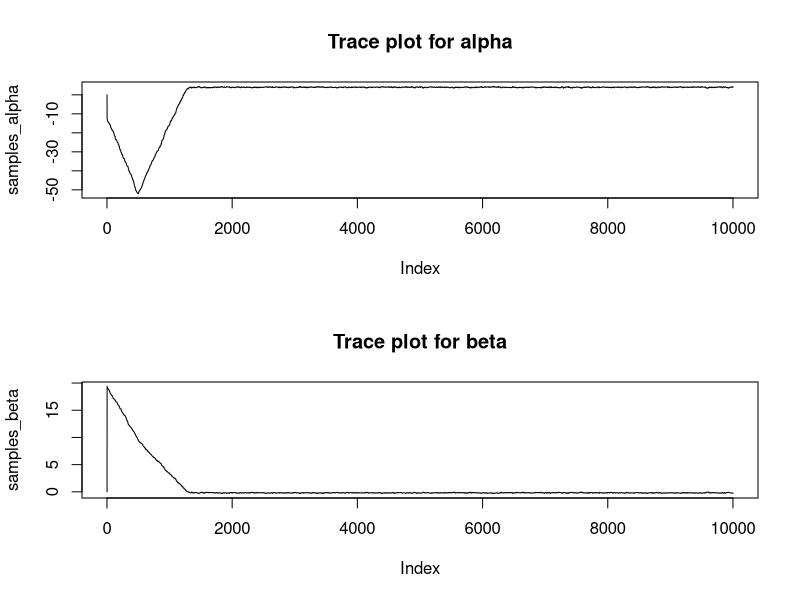

This chart was generated by the following R code:
# week 8

# Define the data
Y <- c(64, 13, 33, 18, 30, 20)
t <- 1:length(Y)

# Initial values for alpha and beta
alpha <- rnorm(1, 0, 10)
beta <- rnorm(1, 0, 10)

# Parameters for the proposal distributions
sigma_alpha <- 0.2
sigma_beta <- 0.05

# Number of iterations
iterations <- 10000

# Storage for the samples
samples_alpha <- numeric(iterations)
samples_beta <- numeric(iterations)
accept_alpha <- numeric(iterations)
accept_beta <- numeric(iterations)

# Log-posterior function
log_posterior <- function(alpha, beta, Y, t) {
  lambda <- exp(alpha + beta * t)
  sum(dpois(Y, lambda, log = TRUE)) + dnorm(alpha, 0, 10, log = TRUE) + dnorm(beta, 0, 10, log = TRUE)
}

# Metropolis-Hastings sampling
for (i in 2:iterations) {
  # Propose new alpha
  alpha_star <- rnorm(1, alpha, sigma_alpha)
  log_acceptance_ratio_alpha <- log_posterior(alpha_star, beta, Y, t) - log_posterior(alpha, beta, Y, t)
  acceptance_alpha <- exp(log_acceptance_ratio_alpha)
  
  if (runif(1) < acceptance_alpha) {
    alpha <- alpha_star
    accept_alpha[i] <- 1
  }
  
  # Propose new beta using a random walk
  beta_star <- rnorm(1, beta, sigma_beta) # Random-walk proposal for beta
  log_acceptance_ratio_beta <- log_posterior(alpha, beta_star, Y, t) - log_posterior(alpha, beta, Y, t)
  acceptance_beta <- exp(log_acceptance_ratio_beta)
  
  if (runif(1) < acceptance_beta) {
    beta <- beta_star
    accept_beta[i] <- 1
  }
  
  # Store the samples
  samples_alpha[i] <- alpha
  samples_beta[i] <- beta
}

# Trace plots
par(mfrow = c(2, 1))
plot(samples_alpha, type = 'l', main = 'Trace plot for alpha')
plot(samples_beta, type = 'l', main = 'Trace plot for beta')

# Acceptance rates
acceptance_rate_alpha <- mean(accept_alpha)
acceptance_rate_beta <- mean(accept_beta)

cat('Acceptance rate for alpha:', acceptance_rate_alpha, '\n')
cat('Acceptance rate for beta:', acceptance_rate_beta, '\n')
